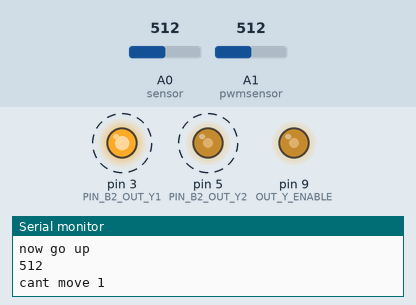
Recording of a sketch running on a simulated Arduino Uno, built with avr-gcc and run on an emulated ATmega328P. Shown: output pins drawn as LEDs (lit = HIGH), the last lines printed to the serial monitor. Dashed ring = blinking. The inputs (shaded band) are chosen by the test bench; at power-on: A0 (sensor) = 512, A1 (pwmsensor) = 512.

Above: at 1.13 s.
1.3 s: A0 (sensor) set to 602
4.3 s: A0 (sensor) set to 638
At 5.45 s:
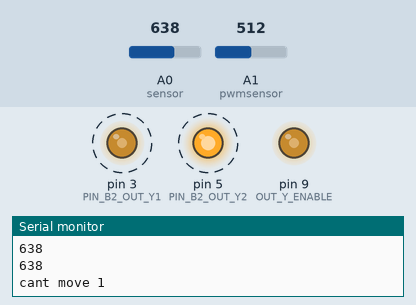
7.3 s: A1 (pwmsensor) set to 630
At 8.6 s:
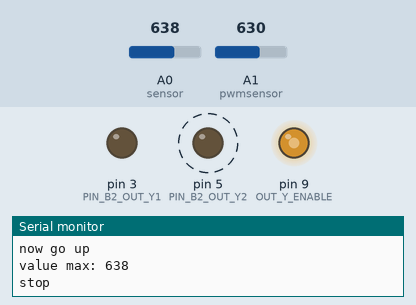
10.3 s: A0 (sensor) set to 610
At 11.24 s:
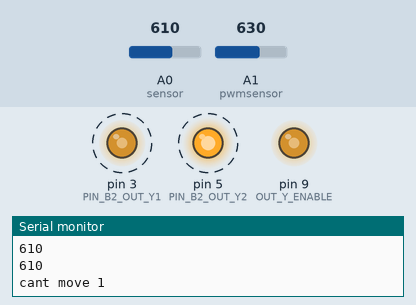
13.3 s: A1 (pwmsensor) set to 1012
At 13.55 s:
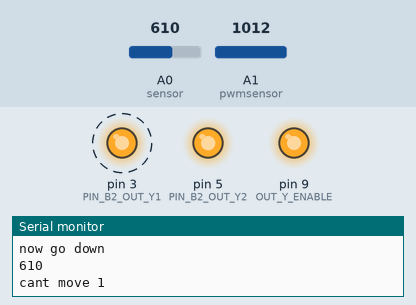
16.3 s: A1 (pwmsensor) set to 1020
At 18.0 s:
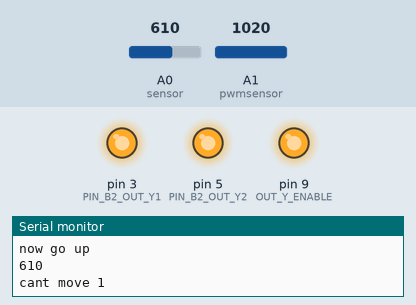
Timing chart, 0 to 19.0 s (numbered marks = the images above; inputs shaded):
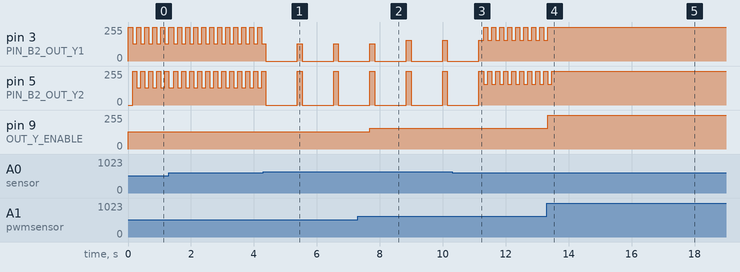

The sketch:

figrelli_l16.ino
```cpp
#define POS_FREQ 120

int pos_max = 620;           // max 1022
int pos_min = 270;           // min 1

//int pos_max = 990;           // max 1022
//int pos_min = 20;           // min 1

int pos_margin = 50;         // marines ponizej ktorego zmienjszaj moc (na krańcach zakresu osi Y)
int lowpower = 0;            // spowalnianie PWM w marginesie, 0-255, domyślnie 100, 0 wyłączone spowalnianie (wyłączać dla osi Z)

const int sensor = A0;
const int pwmsensor = A1;

uint8_t counter = 200;
uint8_t frequency = POS_FREQ;

int dest = 0;
int sensorReading = 0;
int last_pos = 0;

#define PIN_B2_OUT_Y1 3
#define PIN_B2_OUT_Y2 5
#define OUT_Y_ENABLE 9

void setup() {
 Serial.begin(115200);       // use the serial port
 pinMode(PIN_B2_OUT_Y1, OUTPUT);
 pinMode(PIN_B2_OUT_Y2, OUTPUT);


 pinMode(OUT_Y_ENABLE, OUTPUT);

 digitalWrite(PIN_B2_OUT_Y1, HIGH);
 digitalWrite(PIN_B2_OUT_Y2, LOW);
 digitalWrite(OUT_Y_ENABLE, HIGH);
 dest = 1;

 digitalWrite(OUT_Y_ENABLE, HIGH);
 analogWrite(OUT_Y_ENABLE, 255);
}

int lastpwm = 0;
int pwmread = 1023;
int pwm    = 255;

long unsigned int time_start_moving = 0;
long unsigned int now = 0;

void goDown(){
  //    digitalWrite(PIN_B2_OUT_Y1, LOW);

      analogWrite(PIN_B2_OUT_Y1, pwm);
      digitalWrite(PIN_B2_OUT_Y2, HIGH);


      time_start_moving = millis();
      dest = 2;
      Serial.println("now go down");
      last_pos = 0;
      frequency = POS_FREQ;
}

void goUp(){
      digitalWrite(PIN_B2_OUT_Y1, HIGH);
      analogWrite(PIN_B2_OUT_Y2, pwm);

    //  digitalWrite(PIN_B2_OUT_Y2, LOW);


      time_start_moving = millis();
      Serial.println("now go up");
      dest = 1;
      last_pos = 0;
      frequency = POS_FREQ;
}

void stopHere(){
      Serial.println("stop");
      digitalWrite(PIN_B2_OUT_Y1, LOW);      // wyłącz
      digitalWrite(PIN_B2_OUT_Y2, LOW);
      dest = 0;
      frequency = POS_FREQ;
}

void loop() {
  now = millis();
  sensorReading = analogRead(sensor);
  pwmread = analogRead(pwmsensor);
  if( abs(pwmread - lastpwm) > 6 ){
    lastpwm = pwmread;
     pwm = pwmread>>2;
     analogWrite(OUT_Y_ENABLE, pwm);
     Serial.print("pwm: ");
     Serial.println(pwmread);
  }
  counter--;
  if( counter <= 1 ){
   counter = 150;
 //  Serial.println(sensorReading);    // pokaż wartość sensora
  }
  if(dest == 1){        // up
    if( sensorReading >= pos_max ){
      Serial.print("value max: ");
      Serial.println(sensorReading);

      stopHere();
     //delay(4000);                 // tyle czekaj na dole
      delay(1000);                 // tyle czekaj na górze
      goDown();
    }
  }else if(dest == 2){    // down
    if( sensorReading <= pos_min ){
      Serial.print("value min: ");
      Serial.println(sensorReading);
      stopHere();
   //   delay(4000);                 // tyle czekaj na górze
     delay(1000);                 // tyle czekaj na górze
      goUp();
    }
  }

  frequency--;
  if( dest != 0 && frequency == 0 ){
    frequency = POS_FREQ;
    Serial.println(sensorReading);    // pokaż wartość sensora
    if( last_pos == sensorReading ){
      Serial.println("cant move 1");
    //  stopHere();
    //  delay(1700);
      delay(100);
      if(dest == 1){
        goDown();
      }else{
        goUp();
      }
    }
    last_pos = sensorReading;
  }

  if(lowpower > 0){
    if( (sensorReading > pos_max - pos_margin) || (sensorReading < pos_min + pos_margin) ){
       if(pwm != lowpower){
         pwm = lowpower;
         analogWrite(OUT_Y_ENABLE, pwm);
         Serial.print("pwm: ");
         Serial.println(pwm);
       }
    }else if( pwm != 255 ){
       pwm = 255;
       analogWrite(OUT_Y_ENABLE, pwm);
       Serial.print("pwm: ");
       Serial.println(pwm);
    }
  }


}
```

Measured:
- the behaviour switches between 619 and 620 on A0 (sensor) (found by bisection; images 0 and 1)
- the behaviour switches between 1019 and 1020 on A1 (pwmsensor) (found by bisection; images 4 and 5)
- after the input at 4.3 s, pin 3 (PIN_B2_OUT_Y1): alternates 128/255 for 0.15 s and 0/255 for 1.0 s, starting after 0.08 s; pin 5 (PIN_B2_OUT_Y2): alternates 255/255 for 0.15 s and 0/255 for 1.0 s, starting after 0.08 s
- after the input at 7.3 s, pin 9 (OUT_Y_ENABLE): 128/255 → 157/255 after 0.39 s
- after the input at 10.3 s, pin 3 (PIN_B2_OUT_Y1), pin 5 (PIN_B2_OUT_Y2): alternates 255/255 for 0.13 s and 157/255 for 0.13 s, starting after 1.0 s
- after the input at 13.3 s, pin 9 (OUT_Y_ENABLE): 157/255 → 253/255 at once
- after the input at 16.3 s, pin 3 (PIN_B2_OUT_Y1): goes on until 16.4 s, then stays 255/255; pin 5 (PIN_B2_OUT_Y2): goes on until 16.5 s, then stays 255/255; pin 9 (OUT_Y_ENABLE): 253/255 → 255/255 after 0.09 s
- by itself, pin 3 (PIN_B2_OUT_Y1), pin 5 (PIN_B2_OUT_Y2): alternates 255/255 for 0.13 s and 128/255 for 0.13 s
